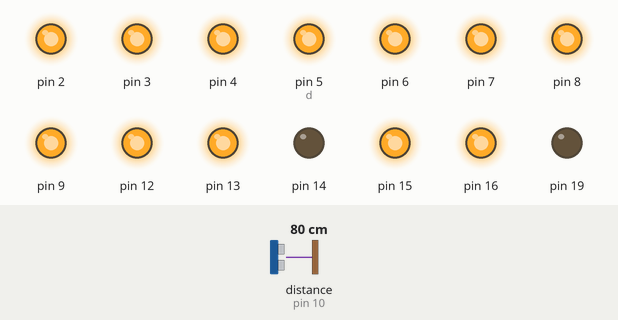
Bench run of a sketch on a simulated Arduino Uno, built with avr-gcc and run on an emulated ATmega328P. Shown: output pins drawn as LEDs (lit = HIGH). Inputs (shaded band) come from the test bench; at power-on: distance to the obstacle (sensor on pin 10) 80 cm. The echo pulse lasts 58.3 µs per cm; what the sketch prints to the serial monitor is not drawn.

Above: at 0.1 s.
Timing chart, 0 to 1.6 s (numbered marks = the images above):
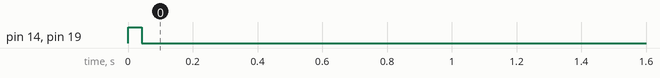

Measured:
- by itself, pin 14, pin 19: HIGH → LOW at 0.04 s

The sketch:

visitor-counter.ino
```cpp
// (licence header left out)
#include <NewPing.h>

const int ECHO_PIN = 10;
const int TRIG_PIN = 11;
const int MAXIMUM_RANGE = 100;
const int MINIMUM_RANGE = 0;
const int INDICATOR_MAX_VALUE = 99;

// Delays.
const int PING_DELAY = 5; // ms
const int DETECTION_DELAY = 1000; // ms

// Segments.
const int a = 2;
const int b = 3;
const int c = 4;
const int d = 5;
const int e = 6;
const int f = 7;
const int g = 8;
const int h = 9;

const int offset = 10;

long distance;

NewPing sonar(TRIG_PIN, ECHO_PIN, MAXIMUM_RANGE);

short visitors_counter = 0;

const int digit[][10] {
  // 0
  { a, b, c, f, e, g, h },
  // 1
  { c, h },
  // 2
  { a, b, d, e, g, h },
  // 3
  { a, b, d, f, g },
  // 4
  { a, c, d, f } ,
  // 5
  { b, c, d, f, g },
  // 6
  { b, c, d, f, g, h },
  // 7
  { a, b, f, e },
  // 8
  { a, b, c, d, e, f, g, h },
  // 9
  { a, b, c, d, f, g }
};

void reset(int digit_idx) {
  for (int pin = (a + digit_idx); pin <= (h + digit_idx); ++pin)
    digitalWrite(pin, HIGH);
}

void show_digit(const int d[], int d_size, short pos) {
  for (int idx = 0; idx < d_size; ++idx)
    digitalWrite(d[idx] + (pos * offset), LOW);
}

void show_number(int number) {
  int d1 = number / 10;
  int d2 = number % 10;

  if (d1)
    show_digit(digit[d1], sizeof(digit[d1]) / 2, 0);
  else
    reset(1);

  show_digit(digit[d2], sizeof(digit[d2]) / 2, 1);
}

/// Calibration

int max_distance = 0;
int threshold;

void calibrate() {
  while (! max_distance) {
    max_distance = sonar.ping_cm();
  }

  threshold = max_distance / 3;

  Serial.print(F("Calibrated.  Maximum distance: "));
  Serial.print(max_distance);
  Serial.print(F("; thresold: "));
  Serial.println(threshold);
}

///

void setup() {
  Serial.begin(9600);
  for (int pin = a; pin <= h; ++pin)
    pinMode(pin, OUTPUT);

  pinMode(TRIG_PIN, OUTPUT);
  pinMode(ECHO_PIN, INPUT);

  for (int pin = 12; pin <= 19; ++pin) {
    pinMode(pin, OUTPUT);
    digitalWrite(pin, HIGH);
  }

  reset(0);
  reset(offset);

  calibrate();
}

long old_distance = 0;
boolean visitor_detected = false;

void loop() {
  distance = sonar.ping_cm();

  if ((distance > MINIMUM_RANGE) && (distance <= max_distance)) {
    if (abs(distance - old_distance) > threshold) {
      old_distance = distance;
      Serial.print(F("Distance: "));
      Serial.println(distance);
      if (! visitor_detected) {
	visitor_detected = true;

	Serial.println(F("Visitor detected."));
	Serial.print(F("CADR Visitors: "));
	Serial.println(visitors_counter);

	reset(0);
	reset(offset);
	show_number(++visitors_counter);
      } else {
	visitor_detected = false;
      }

      delay(DETECTION_DELAY);
    }
  } else {
    reset(0);
    reset(offset);
    show_number(visitors_counter);
  }

  if (visitors_counter > INDICATOR_MAX_VALUE)
    visitors_counter = 0;

  delay(PING_DELAY);
}

/* visitor-counter.ino ends here. */
```
